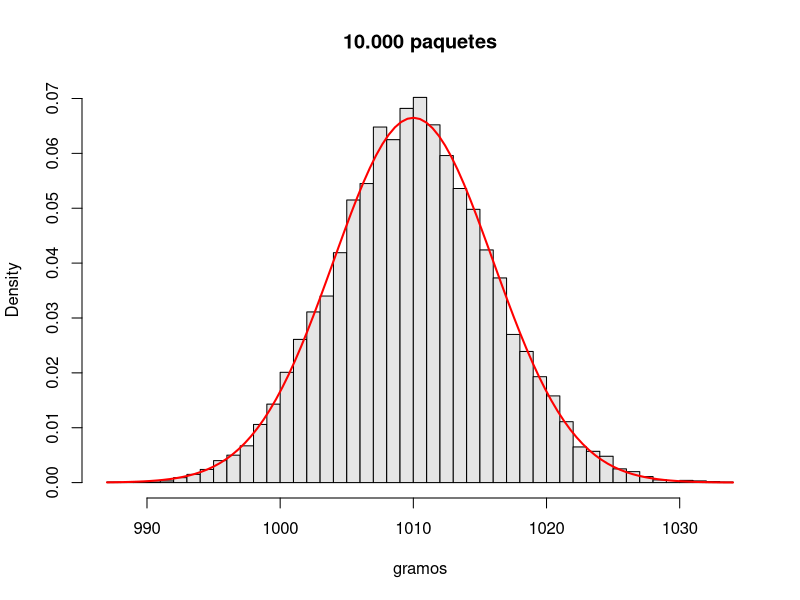

Reproduce this figure in R.
# Programa 1: diez mil paquetes simulados
# Del artículo «La distribución normal — práctica en R con 10.000 paquetes de gofio, una báscula y cajas de 12 (y la curva que se quedó pegada al suelo)»
# https://sergiolearns.com/distribucion-normal-practica/

set.seed(2026)                         # para que salgan siempre los mismos
pesos <- rnorm(10000, mean = 1010, sd = 6)
head(round(pesos, 1))                  # los seis primeros paquetes
round(c(media = mean(pesos), sd = sd(pesos)), 2)
# Proporción de paquetes de menos de 1 kg: simulada frente a teórica
round(c(simulada = mean(pesos < 1000), teorica = pnorm(1000, 1010, 6)), 4)
# La regla 68-95-99,7 en los datos simulados
dentro <- sapply(1:3, function(k) mean(abs(pesos - 1010) <= k * 6))
round(dentro, 4)
# Cuantiles simulados frente a qnorm
round(quantile(pesos, c(0.01, 0.10, 0.90)), 2)
round(qnorm(c(0.01, 0.10, 0.90), 1010, 6), 2)
# Histograma en escala de densidad con la campana encima
hist(pesos, freq = FALSE, breaks = 40, col = "grey90",
     main = "10.000 paquetes", xlab = "gramos")
curve(dnorm(x, 1010, 6), add = TRUE, lwd = 2, col = "red")
